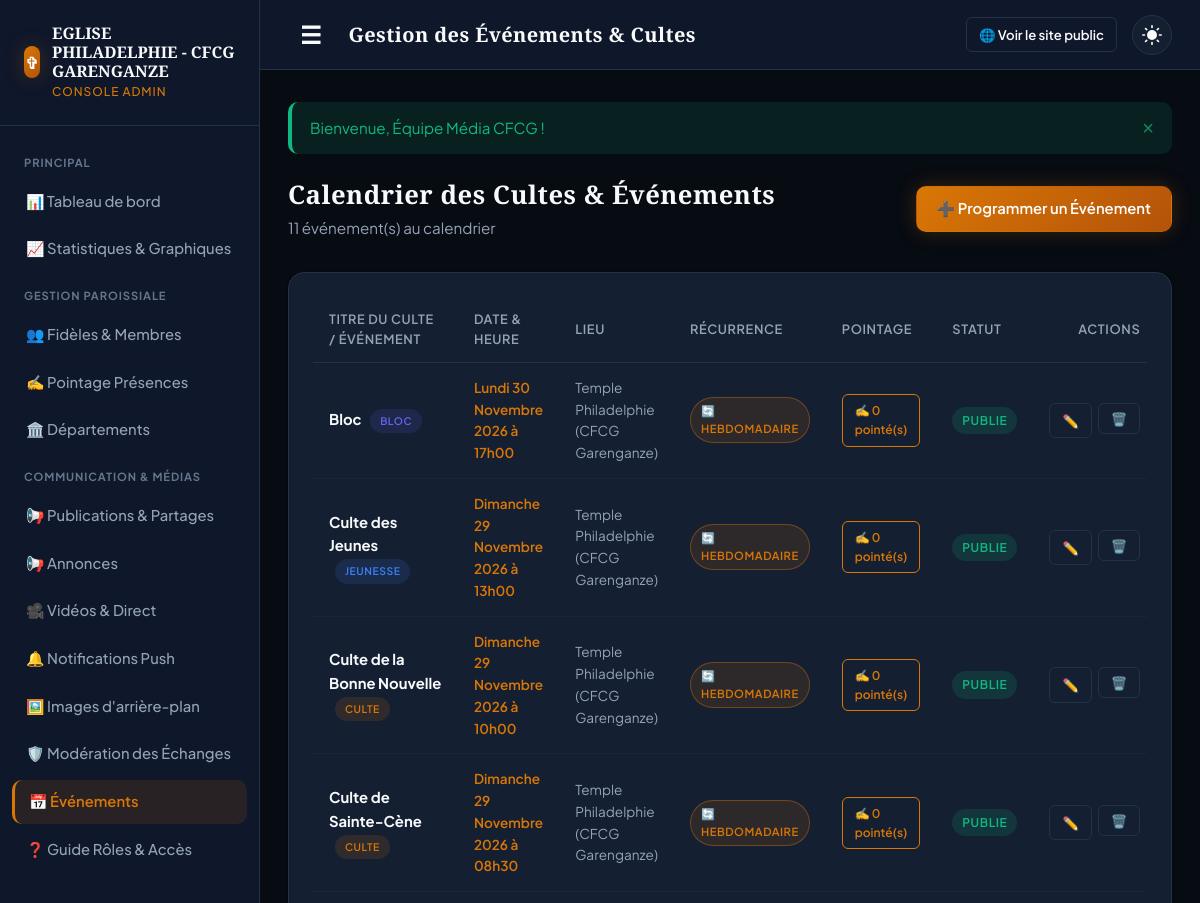
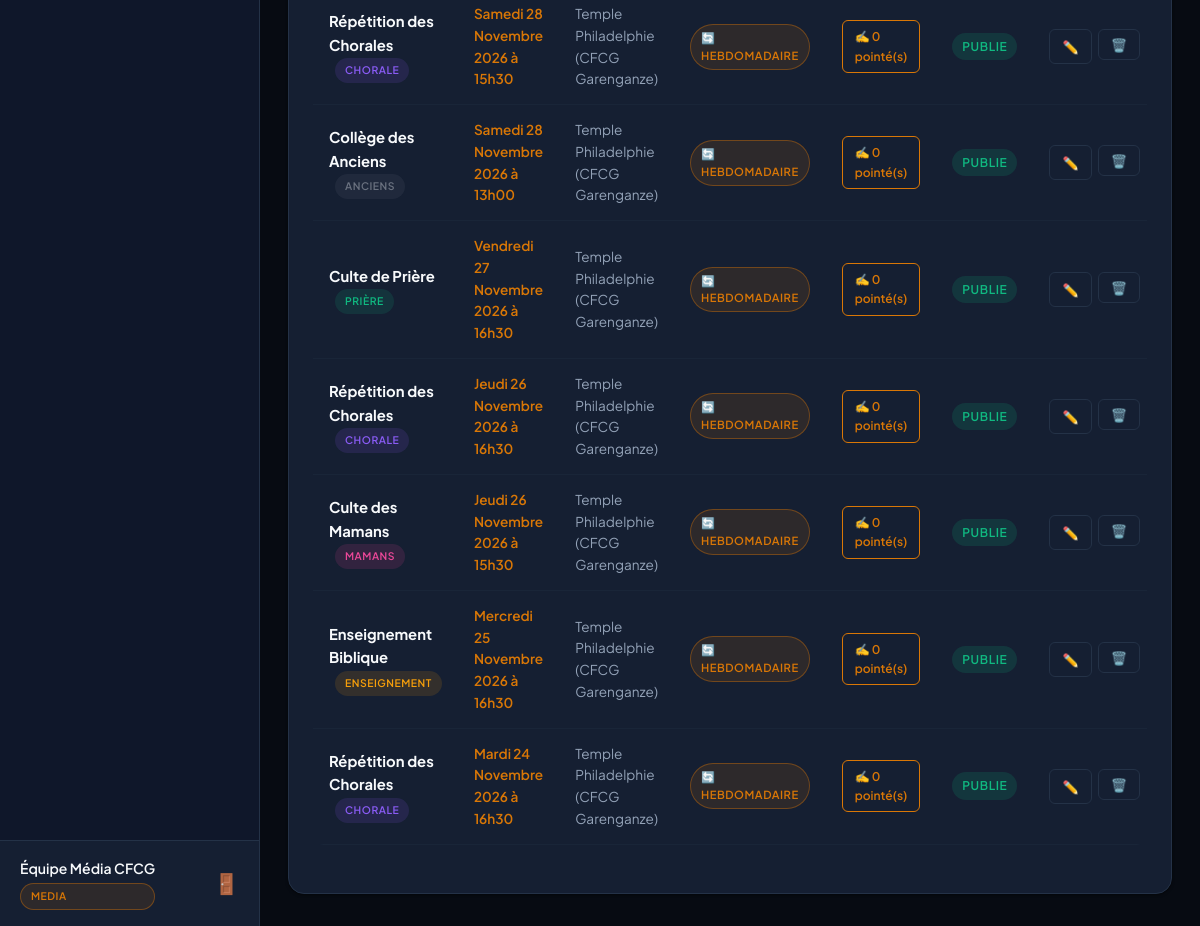
Screenshot of /admin/evenements.php (signed in) with the database file from the repository (2 pictures, top to bottom).
### tables this page shows
CREATE TABLE `eglise` (
  `id` int NOT NULL AUTO_INCREMENT,
  `nom` varchar(150) NOT NULL,
  `slogan` varchar(200) DEFAULT NULL,
  `adresse` varchar(255) DEFAULT NULL,
  `telephone` varchar(30) DEFAULT NULL,
  `email` varchar(100) DEFAULT NULL,
  `logo` varchar(255) DEFAULT NULL,
  `a_propos` text,
  `facebook_url` varchar(255) DEFAULT NULL,
  `youtube_url` varchar(255) DEFAULT NULL,
  `tiktok_url` varchar(255) DEFAULT NULL,
  `whatsapp` varchar(30) DEFAULT NULL,
  PRIMARY KEY (`id`)
);

CREATE TABLE `evenements` (
  `id` int NOT NULL AUTO_INCREMENT,
  `categorie_id` int DEFAULT NULL,
  `titre` varchar(200) NOT NULL,
  `description` text,
  `lieu` varchar(200) DEFAULT NULL,
  `date_debut` datetime NOT NULL,
  `date_fin` datetime DEFAULT NULL,
  `recurrent` enum('aucun','hebdomadaire','mensuel','annuel') DEFAULT 'aucun',
  `affiche` varchar(255) DEFAULT NULL,
  `stream_id` int DEFAULT NULL,
  `statut` enum('brouillon','publie','annule') DEFAULT 'publie',
  `created_at` timestamp NULL DEFAULT CURRENT_TIMESTAMP,
  `updated_at` timestamp NULL DEFAULT CURRENT_TIMESTAMP ON UPDATE CURRENT_TIMESTAMP,
  PRIMARY KEY (`id`),
  KEY `categorie_id` (`categorie_id`),
  KEY `stream_id` (`stream_id`),
  KEY `idx_events_date` (`date_debut`),
  KEY `idx_events_statut_date` (`statut`,`date_debut`),
  CONSTRAINT `evenements_ibfk_1` FOREIGN KEY (`categorie_id`) REFERENCES `categories` (`id`) ON DELETE SET NULL,
  CONSTRAINT `evenements_ibfk_2` FOREIGN KEY (`stream_id`) REFERENCES `streams` (`id`) ON DELETE SET NULL
);

CREATE TABLE `categories` (
  `id` int NOT NULL AUTO_INCREMENT,
  `nom` varchar(80) NOT NULL,
  `type` enum('annonce','notification','media','evenement') NOT NULL,
  `couleur` varchar(7) DEFAULT '#1E88E5',
  `icone` varchar(50) DEFAULT NULL,
  PRIMARY KEY (`id`),
  KEY `idx_categories_type` (`type`)
);

### admin/evenements.php (the view, shortened to what the rows shown need)
<?php
require_once __DIR__ . '/../config/database.php';
require_once __DIR__ . '/../includes/functions.php';
require_once __DIR__ . '/../includes/db_helpers.php';
$action = $_GET['action'] ?? 'list';
$eventData = null;
$categories = db()->query("SELECT id, nom FROM categories WHERE type = 'evenement' OR type = 'notification' ORDER BY nom ASC")->fetchAll();
$eventsList = db()->query("
    SELECT e.*, c.nom as categorie_nom, c.couleur as categorie_couleur,
           COUNT(p.id) as total_pointages
    FROM evenements e
    LEFT JOIN categories c ON e.categorie_id = c.id
    LEFT JOIN presences p ON e.id = p.evenement_id
    GROUP BY e.id
    ORDER BY e.date_debut DESC
")->fetchAll();
include __DIR__ . '/../templates/admin_header.php';
?>
<div style="display: flex; justify-content: space-between; align-items: center; margin-bottom: 2rem;">
    <div>
        <h2 style="font-size: 1.6rem; margin-bottom: 4px;">Calendrier des Cultes & Événements</h2>
    </div>
</div>
<?php if ($action === 'create' || $action === 'edit'): ?>
    <div class="card" style="max-width: 800px; margin: 0 auto; padding: 2rem;">
        <h3 style="font-size: 1.35rem; margin-bottom: 1.5rem;">
            <?= $action === 'edit' ? '✏️ Modifier l\'Événement' : '➕ Programmer un Nouvel Événement' ?>
        </h3>
        <form method="POST" action="<?= ADMIN_URL ?>/evenements.php">
            <?= csrf_field() ?>
            <input type="hidden" name="post_action" value="save">
            <input type="hidden" name="id" value="<?= $eventData['id'] ?? 0 ?>">
            <div class="form-group">
                <label for="titre" class="form-label">Titre de l'événement / Nom du culte *</label>
                <input type="text" id="titre" name="titre" class="form-control" required
                       placeholder="Ex : Culte d'Adoration & Action de Grâce..."
                       value="<?= e($eventData['titre'] ?? '') ?>">
            </div>
            <div class="grid grid-cols-2" style="margin-bottom: 1rem;">
                <div class="form-group">
                    <label for="date_debut" class="form-label">Date et Heure de Début *</label>
                    <input type="datetime-local" id="date_debut" name="date_debut" class="form-control" required
                           value="<?= !empty($eventData['date_debut']) ? date('Y-m-d\TH:i', strtotime($eventData['date_debut'])) : '' ?>">
                </div>
                <div class="form-group">
                    <label for="date_fin" class="form-label">Date et Heure de Fin</label>
                    <input type="datetime-local" id="date_fin" name="date_fin" class="form-control"
                           value="<?= !empty($eventData['date_fin']) ? date('Y-m-d\TH:i', strtotime($eventData['date_fin'])) : '' ?>">
                </div>
            </div>
            <div class="grid grid-cols-3" style="margin-bottom: 1rem;">
                <div class="form-group">
                    <label for="categorie_id" class="form-label">Catégorie</label>
                    <select id="categorie_id" name="categorie_id" class="form-control">
                        <option value="">Sélectionner</option>
                        <?php foreach ($categories as $cat): ?>
                            <option value="<?= $cat['id'] ?>" <?= ($eventData['categorie_id'] ?? '') == $cat['id'] ? 'selected' : '' ?>>
                                <?= e($cat['nom']) ?>
                            </option>
                        <?php endforeach; ?>
                    </select>
                </div>
                <div class="form-group">
                    <label for="recurrent" class="form-label">Récurrence</label>
                    <select id="recurrent" name="recurrent" class="form-control">
                        <option value="aucun" <?= ($eventData['recurrent'] ?? '') === 'aucun' ? 'selected' : '' ?>>Aucune (Événement ponctuel)</option>
                        <option value="hebdomadaire" <?= ($eventData['recurrent'] ?? '') === 'hebdomadaire' ? 'selected' : '' ?>>Hebdomadaire (Chaque semaine)</option>
                        <option value="mensuel" <?= ($eventData['recurrent'] ?? '') === 'mensuel' ? 'selected' : '' ?>>Mensuel</option>
                        <option value="annuel" <?= ($eventData['recurrent'] ?? '') === 'annuel' ? 'selected' : '' ?>>Annuel</option>
                    </select>
                </div>
                <div class="form-group">
                    <label for="statut" class="form-label">Statut</label>
                    <select id="statut" name="statut" class="form-control">
                        <option value="publie" <?= ($eventData['statut'] ?? '') === 'publie' ? 'selected' : '' ?>>Publié</option>
                        <option value="brouillon" <?= ($eventData['statut'] ?? '') === 'brouillon' ? 'selected' : '' ?>>Brouillon</option>
                        <option value="annule" <?= ($eventData['statut'] ?? '') === 'annule' ? 'selected' : '' ?>>Annulé</option>
                    </select>
                </div>
            </div>
            <div class="form-group">
                <label for="lieu" class="form-label">Lieu du rassemblement</label>
                <input type="text" id="lieu" name="lieu" class="form-control"
                       placeholder="Temple Principal, 12 Bd de l'Alliance..."
                       value="<?= e($eventData['lieu'] ?? 'Temple Principal') ?>">
            </div>
            <div class="form-group">
                <label for="description" class="form-label">Description & Programme détaillé</label>
                <textarea id="description" name="description" class="form-control" rows="4"
                          placeholder="Orateurs invités, programme, déroulement..."><?= e($eventData['description'] ?? '') ?></textarea>
            </div>
            <div style="display: flex; gap: 10px;">
                <button type="submit" class="btn btn-primary btn-lg">Enregistrer l'événement</button>
                <a href="<?= ADMIN_URL ?>/evenements.php" class="btn btn-outline btn-lg">Annuler</a>
            </div>
        </form>
    </div>
<?php else: ?>
    <div class="card">
        <div class="table-responsive">
            <table class="table">
                <thead>
                    <tr>
                        <th>Titre du Culte / Événement</th>
                        <th>Date & Heure</th>
                        <th>Lieu</th>
                        <th>Récurrence</th>
                        <th>Pointage</th>
                        <th>Statut</th>
                        <th style="text-align: right;">Actions</th>
                    </tr>
                </thead>
                <tbody>
                    <?php if (empty($eventsList)): ?>
                        <tr>
                            <td colspan="7" style="text-align: center; padding: 2.5rem; color: var(--text-muted);">
                                Aucun événement programmé.
                            </td>
                        </tr>
                    <?php else: ?>
                        <?php foreach ($eventsList as $evt): ?>
                            <tr>
                                <td>
                                    <strong><?= e($evt['titre']) ?></strong>
                                    <?php if (!empty($evt['categorie_nom'])): ?>
                                        <span class="badge" style="font-size: 0.65rem; margin-left: 6px; background: <?= e($evt['categorie_couleur'] ?? '#D97706') ?>22; color: <?= e($evt['categorie_couleur'] ?? '#D97706') ?>;">
                                            <?= e($evt['categorie_nom']) ?>
                                        </span>
                                    <?php endif; ?>
                                </td>
                                <td style="font-size: 0.85rem; color: var(--gold-primary); font-weight: 600;">
                                    <?= format_date_fr($evt['date_debut'], true) ?>
                                </td>
                                <td style="font-size: 0.85rem; color: var(--text-secondary);"><?= e($evt['lieu'] ?: 'Temple') ?></td>
                                <td>
                                    <?php if ($evt['recurrent'] !== 'aucun'): ?>
                                        <span class="badge badge-gold" style="font-size: 0.7rem;">
                                            🔄 <?= ucfirst(e($evt['recurrent'])) ?>
                                        </span>
                                    <?php else: ?>
                                        <span style="color: var(--text-muted); font-size: 0.8rem;">Ponctuel</span>
                                    <?php endif; ?>
                                </td>
                                <td>
                                    <a href="<?= ADMIN_URL ?>/presences.php?event_id=<?= $evt['id'] ?>" class="btn btn-outline-gold btn-sm" style="font-size: 0.75rem;">
                                        ✍️ <?= (int)$evt['total_pointages'] ?> pointé(s)
                                    </a>
                                </td>
                                <td>
                                    <span class="badge <?= $evt['statut'] === 'publie' ? 'badge-success' : ($evt['statut'] === 'brouillon' ? 'badge-warning' : 'badge-danger') ?>">
                                        <?= ucfirst(e($evt['statut'])) ?>
                                    </span>
                                </td>
                                <td style="text-align: right;">
                                    <div style="display: inline-flex; gap: 6px;">
                                        <a href="<?= ADMIN_URL ?>/evenements.php?action=edit&id=<?= $evt['id'] ?>" class="btn btn-outline btn-sm" title="Modifier">
                                            ✏️
                                        </a>
                                        <form method="POST" action="<?= ADMIN_URL ?>/evenements.php" style="display: inline;" onsubmit="return confirm('Supprimer cet événement ?');">
                                            <button type="submit" class="btn btn-outline btn-sm" style="color: var(--color-danger);" title="Supprimer">
                                                🗑️
                                            </button>
                                        </form>
                                    </div>
                                </td>
                            </tr>
                        <?php endforeach; ?>
                    <?php endif; ?>
                </tbody>
            </table>
        </div>
    </div>
<?php endif; ?>
<?php include __DIR__ . '/../templates/admin_footer.php'; ?>

### templates/admin_sidebar.php (shortened to what the rows shown need)
<aside class="admin-sidebar" id="admin-sidebar">
    <a href="<?= ADMIN_URL ?>/index.php" class="sidebar-brand">
        <div class="brand-text">
            <span class="brand-title" style="font-size: 1rem;"><?= e($church['nom'] ?? 'Église App') ?></span>
            <span class="brand-subtitle">Console Admin</span>
        </div>
    </a>
</aside>

### rows the page displays
eglise: nom "EGLISE PHILADELPHIE - CFCG GARENGANZE"
evenements: titre "Bloc", categorie.nom "BLOC", date_debut "Lundi 30 Novembre 2026 à 17h00", lieu "Temple Philadelphie (CFCG Garenganze)", recurrent "HEBDOMADAIRE", total_pointages "0", statut "PUBLIE"
evenements: titre "Culte des Jeunes", categorie.nom "JEUNESSE", date_debut "Dimanche 29 Novembre 2026 à 13h00", lieu "Temple Philadelphie (CFCG Garenganze)", recurrent "HEBDOMADAIRE", total_pointages "0", statut "PUBLIE"
evenements: titre "Culte de la Bonne Nouvelle", categorie.nom "CULTE", date_debut "Dimanche 29 Novembre 2026 à 10h00", lieu "Temple Philadelphie (CFCG Garenganze)", recurrent "HEBDOMADAIRE", total_pointages "0", statut "PUBLIE"
evenements: titre "Culte de Sainte-Cène", categorie.nom "CULTE", date_debut "Dimanche 29 Novembre 2026 à 08h30", lieu "Temple Philadelphie (CFCG Garenganze)", recurrent "HEBDOMADAIRE", total_pointages "0", statut "PUBLIE"
evenements: titre "Répétition des Chorales", categorie.nom "CHORALE", date_debut "Samedi 28 Novembre 2026 à 15h30", lieu "Temple Philadelphie (CFCG Garenganze)", recurrent "HEBDOMADAIRE", total_pointages "0", statut "PUBLIE"
evenements: titre "Collège des Anciens", categorie.nom "ANCIENS", date_debut "Samedi 28 Novembre 2026 à 13h00", lieu "Temple Philadelphie (CFCG Garenganze)", recurrent "HEBDOMADAIRE", total_pointages "0", statut "PUBLIE"
evenements: titre "Culte de Prière", categorie.nom "PRIÈRE", date_debut "Vendredi 27 Novembre 2026 à 16h30", lieu "Temple Philadelphie (CFCG Garenganze)", recurrent "HEBDOMADAIRE", total_pointages "0", statut "PUBLIE"
evenements: titre "Répétition des Chorales", categorie.nom "CHORALE", date_debut "Jeudi 26 Novembre 2026 à 16h30", lieu "Temple Philadelphie (CFCG Garenganze)", recurrent "HEBDOMADAIRE", total_pointages "0", statut "PUBLIE"
evenements: titre "Culte des Mamans", categorie.nom "MAMANS", date_debut "Jeudi 26 Novembre 2026 à 15h30", lieu "Temple Philadelphie (CFCG Garenganze)", recurrent "HEBDOMADAIRE", total_pointages "0", statut "PUBLIE"
evenements: titre "Enseignement Biblique", categorie.nom "ENSEIGNEMENT", date_debut "Mercredi 25 Novembre 2026 à 16h30", lieu "Temple Philadelphie (CFCG Garenganze)", recurrent "HEBDOMADAIRE", total_pointages "0", statut "PUBLIE"
evenements: titre "Répétition des Chorales", categorie.nom "CHORALE", date_debut "Mardi 24 Novembre 2026 à 16h30", lieu "Temple Philadelphie (CFCG Garenganze)", recurrent "HEBDOMADAIRE", total_pointages "0", statut "PUBLIE"

### other values shown
$currentUser['nom'] "Équipe Média CFCG"
$currentUser['role'] "MEDIA"
$adminHeaderTitle "Gestion des Événements & Cultes"
$flash['message'] "Bienvenue, Équipe Média CFCG !"
count($eventsList) "11"
